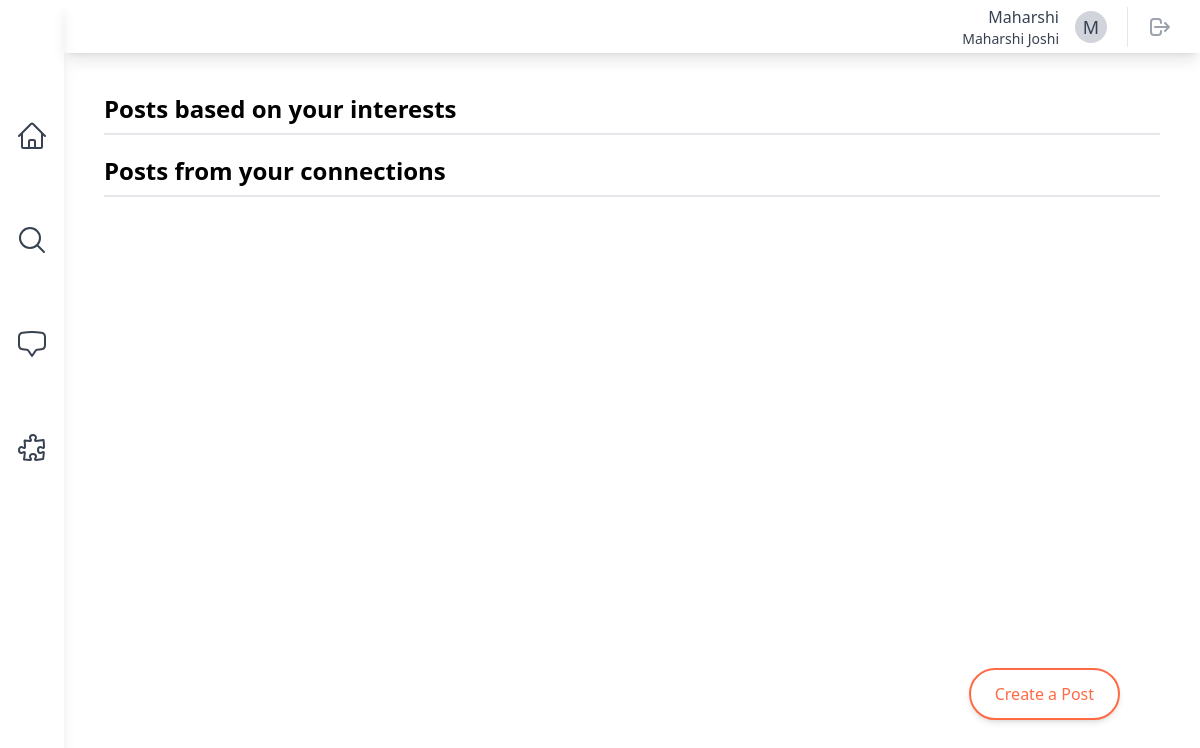
Before: /home/ (signed in) with the older database file.
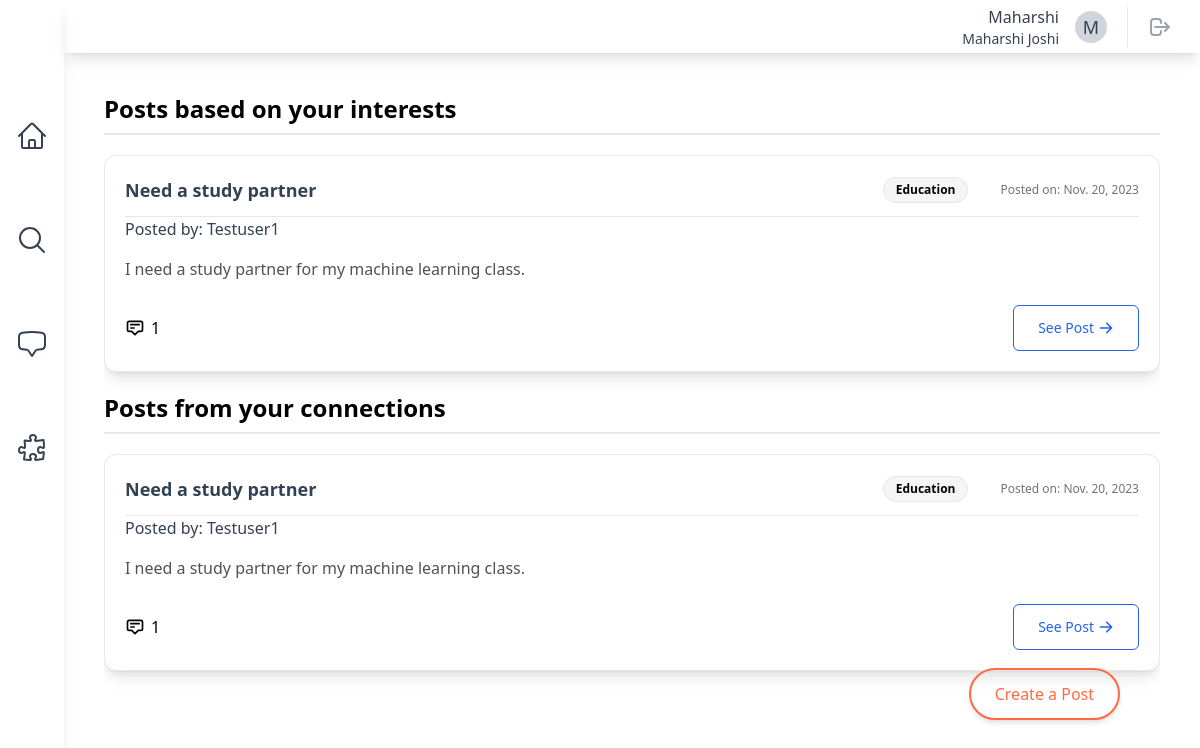
After: the same page with the newer database file.
### posts/models.py (models this page shows, shortened)
class ActivityPost(models.Model):
    class PostStatus(models.IntegerChoices):
        DRAFT = 1, _("Draft")
        PUBLISHED = 2, _("Published")
        ARCHIVED = 3, _("Archived")
    class Meta:
        db_table = "activity_posts"
        verbose_name_plural = "Activity Posts"
    poster = models.ForeignKey(settings.AUTH_USER_MODEL, on_delete=models.CASCADE)
    timestamp = models.DateTimeField(auto_now_add=True)
    title = models.CharField(max_length=255)
    description = models.TextField(max_length=1023)
    status = models.IntegerField(default=PostStatus.DRAFT, choices=PostStatus.choices)
    tags = models.ManyToManyField(InterestTag, related_name="activity_tags")

### symbi/models.py (models this page shows)
class InterestTag(models.Model):
    name = models.CharField(max_length=50, unique=True)
    class Meta:
        db_table = "interest_tags"
        verbose_name_plural = "Interest Tags"
    def __str__(self):
        return self.name.title()

class SymbiUser(AbstractUser):
    class Pronouns(models.IntegerChoices):
        HE = 1, _("He/Him")
        SHE = 2, _("She/Her")
        THEY = 3, _("They/Them")
        OTHER = 4, _("Other/Prefer Not To Say")
    username = models.CharField(max_length=30, unique=True)
    email = models.EmailField(unique=True)
    full_name = models.CharField(max_length=50)
    pronouns = models.IntegerField(
        choices=Pronouns.choices,
        default=Pronouns.OTHER,
    )
    date_of_birth = models.DateField()
    major = models.CharField(max_length=100, default="undeclared")
    interests = models.ManyToManyField(InterestTag, related_name="interests")
    profile_picture = models.ImageField(
        upload_to="profile_pics/", null=True, blank=True
    )
    date_joined = models.DateTimeField(auto_now_add=True)
    REQUIRED_FIELDS = [
        "email",
        "full_name",
        "date_of_birth",
    ]

### symbi/views.py (the view)
# urls.py: path("home/", views.HomePageView.as_view(), name="home"),
class HomePageView(generic.ListView):
    model = ActivityPost
    template_name = "symbi/home.html"
    def get_context_data(self, **kwargs):
        context = super().get_context_data(**kwargs)
        context["interests_posts"] = ActivityPost.objects.filter(
            tags__in=self.request.user.interests.all()
        )
        user_connections = Connection.get_active_connections(self.request.user)
        connected_users = [
            connection.receiver
            if connection.receiver != self.request.user
            else connection.requester
            for connection in user_connections
        ]
        context["connection_posts"] = ActivityPost.objects.filter(
            poster__in=connected_users
        )
        return context

### symbi/models.py (called while the page is built)
    @classmethod
    def get_active_connections(cls, user):
        return cls.objects.filter(
            (models.Q(requester=user) | models.Q(receiver=user))
            & models.Q(status=Connection.ConnectionStatus.CONNECTED)
        ).all()

### symbi/templates/symbi/home.html (shortened to what this page needs)
{% extends "base.html" %}
{% block content %}
    <div>
        <h1 class="text-2xl font-bold mb-5 border-b-2 pb-2">Posts based on your interests</h1>
        {% for post in interests_posts %}
            {% if post.poster != user %}
                {% include "posts/post_card.html" with post=post %}
            {% endif %}
        {% endfor %}
        <h1 class="text-2xl font-bold mb-5 border-b-2 pb-2">Posts from your connections</h1>
        {% for post in connection_posts %}
            {% if post.poster != user %}
                {% include "posts/post_card.html" with post=post %}
            {% endif %}
        {% endfor %}
    </div>
    <div class="fixed bottom-0 text-md right-0 m-20 z-10">
        <a href="{% url 'posts:create_post' %}"
           class="relative inline-flex items-center justify-center p-4 px-6 py-3 overflow-hidden font-medium text-[#ff6a45] transition duration-300 ease-out border-2 border-[#ff6a45] rounded-full shadow-md group">
            <span class="absolute inset-0 flex items-center justify-center w-full h-full text-white duration-300 -translate-x-full bg-[#ff6a45] group-hover:translate-x-0 ease">
            </span>
            <span class="absolute flex items-center justify-center w-full h-full text-[#ff6a45] transition-all duration-300 transform group-hover:translate-x-full ease">Create a Post</span>
        </a>
    </div>
{% endblock content %}

### posts/templates/posts/post_card.html
<div class="mb-5 rounded-xl border p-5 shadow-lg bg-white">
    <div class="flex w-full items-center justify-between border-b pb-3">
        <div class="flex items-center space-x-3">
            <div class="text-lg font-bold text-slate-700">{{ post.title|capfirst }}</div>
        </div>
        <div class="flex items-center space-x-8">
            {% for tag in post.tags.all %}
                <button class="rounded-2xl border bg-neutral-100 px-3 py-1 text-xs font-semibold">{{ tag }}</button>
            {% endfor %}
            <div class="text-xs text-neutral-500">Posted on: {{ post.timestamp.date }}</div>
        </div>
    </div>
    <div class="text-base text-slate-700">Posted by: {{ post.poster.username|capfirst }}</div>
    <div class="mt-4 mb-6">
        <div class="text-neutral-600">{{ post.description }}</div>
    </div>
    <div class="w-full flex flex-row justify-between">
        <div class="flex items-center transition hover:text-slate-600">
            <svg xmlns="http://www.w3.org/2000/svg"
                 class="mr-1.5 h-5 w-5"
                 fill="none"
                 viewBox="0 0 24 24"
                 stroke="currentColor"
                 stroke-width="2">
                <path stroke-linecap="round" stroke-linejoin="round" d="M7 8h10M7 12h4m1 8l-4-4H5a2 2 0 01-2-2V6a2 2 0 012-2h14a2 2 0 012 2v8a2 2 0 01-2 2h-3l-4 4z" />
            </svg>
            <span>{{ post.comments.count }}</span>
        </div>
        <a href="{% url 'posts:post_details' poster=post.poster pk=post.id %}"
           class="inline-flex items-center justify-center w-full px-6 py-3 mb-2 text-sm border-blue-600 border text-blue-600 bg-white rounded-md hover:bg-gray-100 sm:w-auto sm:mb-0"
           data-primary="green-400"
           data-rounded="rounded-2xl"
           data-primary-reset="{}">
            See Post
            <svg class="w-4 h-4 ml-1"
                 xmlns="http://www.w3.org/2000/svg"
                 viewBox="0 0 20 20"
                 fill="currentColor">
                <path fill-rule="evenodd" d="M10.293 3.293a1 1 0 011.414 0l6 6a1 1 0 010 1.414l-6 6a1 1 0 01-1.414-1.414L14.586 11H3a1 1 0 110-2h11.586l-4.293-4.293a1 1 0 010-1.414z" clip-rule="evenodd">
                </path>
            </svg>
        </a>
    </div>
</div>

Changed rows visible on the page:
added ActivityPost: title "Need a study partner", timestamp "Nov. 20, 2023", poster.username "Testuser1", description "I need a study partner for my machine learning class.", comments.count "1"
now on this page (row unchanged): InterestTag: name "Education"
